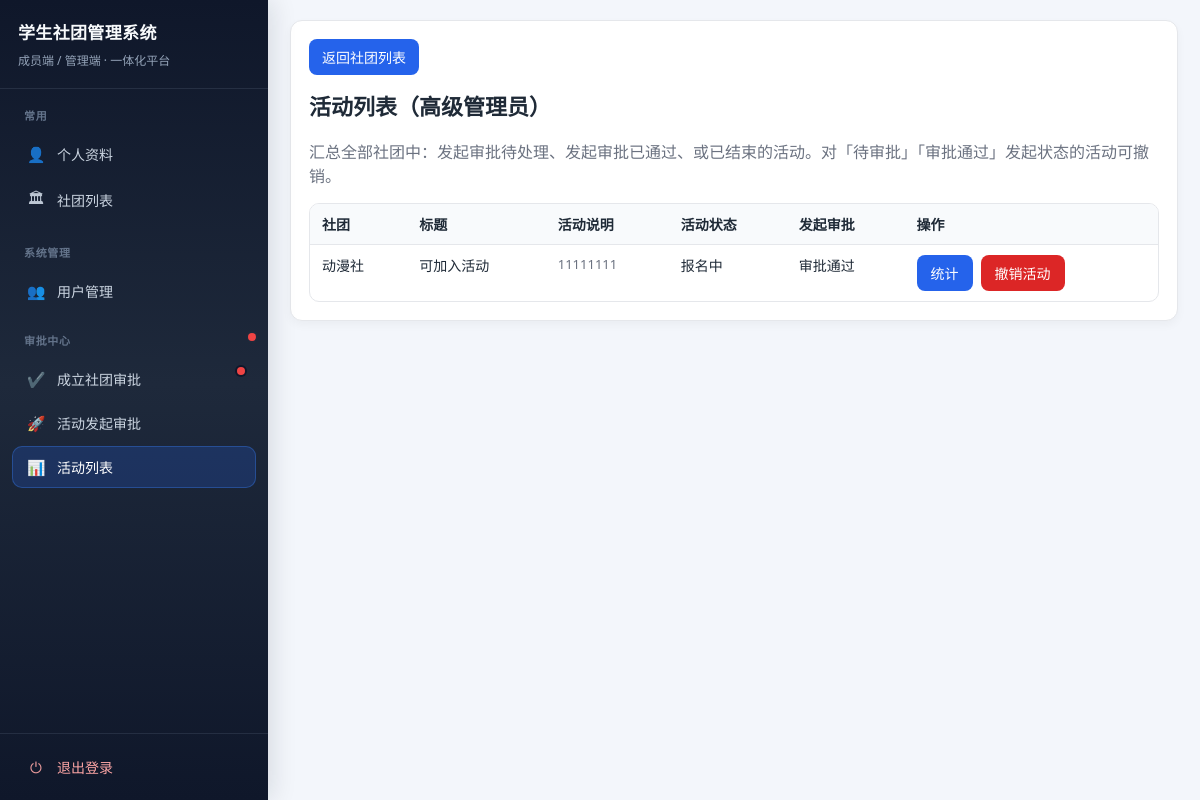
Page /super-admin/activities/ (signed in) on the committed database.
### club/models.py (models this page shows, shortened)
class Activity(models.Model):
    club = models.ForeignKey(
        "ClubInfo",
        on_delete=models.CASCADE,
        null=True,
        blank=True,
        related_name="activities",
    )
    title = models.CharField(max_length=128)
    description = models.TextField(blank=True)
    location = models.CharField(max_length=128)
    start_time = models.DateTimeField()
    end_time = models.DateTimeField()
    signup_deadline = models.DateTimeField()
    status = models.CharField(max_length=16, choices=ActivityStatus.choices, default=ActivityStatus.DRAFT)
    owner = models.ForeignKey(settings.AUTH_USER_MODEL, on_delete=models.SET_NULL, null=True, related_name="owned_activities")
    launch_approval_status = models.CharField(
        max_length=20,
        choices=ActivityLaunchApprovalStatus.choices,
        default=ActivityLaunchApprovalStatus.APPROVED,
        help_text="新建活动由社长/副社长提交后进入待高级管理员审批；历史数据默认为已通过。",
    )
    launch_review_comment = models.TextField(blank=True)
    launch_reviewed_by = models.ForeignKey(
        settings.AUTH_USER_MODEL,
        on_delete=models.SET_NULL,
        null=True,
        blank=True,
        related_name="reviewed_activity_launches",
    )
    launch_reviewed_at = models.DateTimeField(null=True, blank=True)
    class Meta:
        ordering = ["-start_time"]

class ClubInfo(models.Model):
    name = models.CharField(max_length=128, default="学生社团")
    intro = models.TextField(blank=True)
    charter = models.TextField(blank=True)
    contact = models.CharField(max_length=128, blank=True)
    logo_url = models.URLField("标志图片链接", blank=True)
    logo = models.ImageField("标志图片（上传）", upload_to="club_logos/", blank=True)
    principal = models.CharField(max_length=64, blank=True)

### club/views.py (the view)
# urls.py: path("super-admin/activities/", views.super_admin_activity_list, name="super_admin_activity_list"),
@super_admin_required
def super_admin_activity_list(request):
    activities = (
        Activity.objects.filter(
            models.Q(launch_approval_status=ActivityLaunchApprovalStatus.PENDING_SUPER)
            | models.Q(launch_approval_status=ActivityLaunchApprovalStatus.APPROVED)
            | models.Q(status=ActivityStatus.FINISHED)
        )
        .exclude(status=ActivityStatus.CANCELED)
        .select_related("club", "owner", "owner__memberprofile")
        .order_by("-start_time", "-pk")
    )
    return render(request, "club/super_admin_activity_list.html", {"activities": activities})

### templates/club/super_admin_activity_list.html (shortened to what this page needs)
{% extends 'club/base.html' %}
{% block page_back %}
<p class="page-back"><a class="btn" href="{% url 'club:club_list' %}">返回社团列表</a></p>
{% endblock %}
{% block content %}
<h2>活动列表（高级管理员）</h2>
<p class="muted">汇总全部社团中：发起审批待处理、发起审批已通过、或已结束的活动。对「待审批」「审批通过」发起状态的活动可撤销。</p>
<table>
<tr>
  <th>社团</th>
  <th>标题</th>
  <th>活动说明</th>
  <th>活动状态</th>
  <th>发起审批</th>
  <th>操作</th>
</tr>
{% for a in activities %}
<tr>
  <td>{{ a.club.name|default:'—' }}</td>
  <td>{{ a.title }}</td>
  <td><div class="activity-desc-cell">{{ a.description|default:'—'|linebreaksbr }}</div></td>
  <td>{{ a.get_status_display }}</td>
  <td>{{ a.get_launch_approval_status_display }}</td>
  <td class="cell-actions">
    <div class="op-group">
    <a href="{% url 'club:activity_stats' a.id %}">统计</a>
    {% if a.launch_approval_status == 'pending_super' or a.launch_approval_status == 'approved' %}
      {% if a.status != 'canceled' and a.status != 'finished' %}
      <form method="post" action="{% url 'club:super_admin_activity_revoke' a.id %}">{% csrf_token %}<button type="submit" class="btn-danger">撤销活动</button></form>
      {% endif %}
    {% endif %}
    </div>
  </td>
</tr>
{% empty %}
<tr><td colspan="6" class="muted">暂无符合条件的活动</td></tr>
{% endfor %}
</table>
{% endblock %}

### templates/club/base.html (style rules this page uses)
:root { --bg: #f3f6fb; --card: #ffffff; --text: #1f2a37; --muted: #6b7280; --border: #e5e7eb; --primary: #2563eb; --primary-hover: #1d4ed8; --success-bg: #ecfdf3; }
* { box-sizing: border-box; }
body { margin: 0; background: var(--bg); color: var(--text); font-family: "Segoe UI", "Microsoft YaHei", Arial, sans-serif; min-height: 100vh; }
h2 { margin-top: 0; font-size: 22px; }
.muted { color: var(--muted); }
table { border-collapse: separate; border-spacing: 0; width: 100%; margin-top: 12px; border: 1px solid var(--border); border-radius: 10px; overflow: hidden; }
th, td { padding: 10px 12px; text-align: left; border-bottom: 1px solid var(--border); vertical-align: top; font-size: 14px; }
th { background: #f8fafc; font-weight: 600; }
tr:last-child td { border-bottom: none; }
button, input[type="submit"], .btn { border: none; border-radius: 8px; background: var(--primary); color: #fff; padding: 8px 13px; cursor: pointer; text-decoration: none; display: inline-block; font-size: 14px; font-family: inherit; }
.btn-danger { background: #dc2626 !important; color: #fff !important; }
.page-back { margin: 0 0 14px 0; }
.page-back a.btn { margin-right: 8px; }
.panel table td a, .panel .inline-actions a { display: inline-block; background: var(--primary); color: #fff !important; padding: 6px 12px; margin: 2px 4px 2px 0; border-radius: 8px; text-decoration: none; font-size: 14px; }
.panel table td a.btn-danger, .panel .inline-actions a.btn-danger, .panel table td.cell-actions .op-group form button.btn-danger { background: #dc2626 !important; color: #fff !important; }
a { color: #1d4ed8; }
.panel table td.cell-actions { vertical-align: middle; }
.panel table td.cell-actions .op-group { display: flex; flex-wrap: wrap; align-items: center; gap: 8px; }
.panel table td.cell-actions .op-group > a { display: inline-flex; align-items: center; justify-content: center; min-height: 36px; padding: 8px 14px; margin: 0 !important; box-sizing: border-box; }
.panel table td.cell-actions .op-group form { display: inline-flex; align-items: center; gap: 6px; margin: 0; }
.panel table td.cell-actions .op-group form button { min-height: 36px; padding: 8px 14px; box-sizing: border-box; margin: 0; }
.activity-desc-cell { max-width: 360px; max-height: 140px; overflow: auto; font-size: 13px; line-height: 1.45; color: var(--muted); white-space: pre-wrap; word-break: break-word; }

### rows in the picture
Activity: club.name "动漫社", title "可加入活动", description "11111111", status "报名中", launch_approval_status "审批通过", shows "撤销活动"
